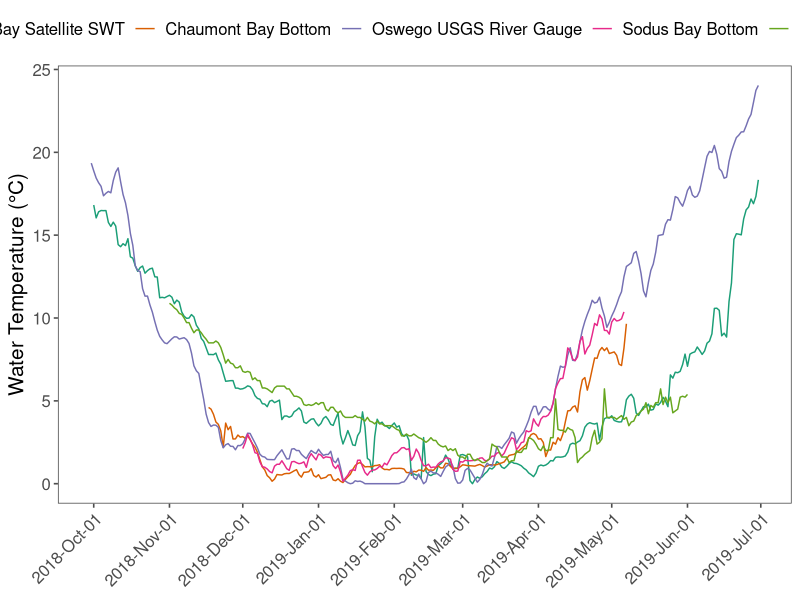

Reproduce this figure in R. (Note: this script raises an error after producing the figure.)
#### CLEAR THE ENVIRONMENT FIRST ---------------------------------------------

rm(list = ls(all.names = TRUE))


#### LOAD PACKAGES -----------------------------------------------------------

library(dplyr)
library(readxl)
library(ggplot2)
library(ggthemes)


temp.sat1 <- read_excel("raw-data/lake-ontario/lake-ontario-temp-chaumont-bay-swt.xlsx", sheet = "2018") %>% 
  mutate(temp.c = ifelse(temp.c < 0, 0.1, temp.c)) %>% 
  select(date, temp.c, year) %>% 
  mutate(source = "Chaumont Bay Satellite SWT")
temp.sat2 <- read_excel("raw-data/lake-ontario/lake-ontario-temp-chaumont-bay-swt.xlsx", sheet = "2019") %>% 
  mutate(temp.c = ifelse(temp.c < 0, 0.1, temp.c)) %>% 
  select(date, temp.c, year) %>% 
  mutate(source = "Chaumont Bay Satellite SWT")
temp.sat3 <- read_excel("raw-data/lake-ontario/lake-ontario-temp-chaumont-bay-swt.xlsx", sheet = "2020") %>% 
  mutate(temp.c = ifelse(temp.c < 0, 0.1, temp.c)) %>% 
  select(date, temp.c, year) %>% 
  mutate(source = "Chaumont Bay Satellite SWT")
temp.sat <- bind_rows(temp.sat1, temp.sat2, temp.sat3)

temp.roch1 <- read_excel("raw-data/lake-ontario/lake-ontario-temp-rochester.xlsx", sheet = "2018") %>% 
  mutate(temp.c = ifelse(temp.c < 0, 0.1, temp.c)) %>% 
  mutate(source = "Rochester Water Intake")
temp.roch2 <- read_excel("raw-data/lake-ontario/lake-ontario-temp-rochester.xlsx", sheet = "2019") %>% 
  mutate(temp.c = ifelse(temp.c < 0, 0.1, temp.c)) %>% 
  mutate(source = "Rochester Water Intake")
temp.roch3 <- read_excel("raw-data/lake-ontario/lake-ontario-temp-rochester.xlsx", sheet = "2020") %>% 
  mutate(temp.c = ifelse(temp.c < 0, 0.1, temp.c)) %>% 
  mutate(source = "Rochester Water Intake")
temp.roch <- bind_rows(temp.roch1, temp.roch2, temp.roch3)

temp.oswego1 <- read_excel("raw-data/lake-ontario/lake-ontario-temp-oswego-river.xlsx", sheet = "2018") %>% 
  mutate(source = "Oswego USGS River Gauge")
temp.oswego2 <- read_excel("raw-data/lake-ontario/lake-ontario-temp-oswego-river.xlsx", sheet = "2019") %>% 
  mutate(source = "Oswego USGS River Gauge")
temp.oswego3 <- read_excel("raw-data/lake-ontario/lake-ontario-temp-oswego-river.xlsx", sheet = "2020") %>% 
  mutate(source = "Oswego USGS River Gauge")
temp.oswego <- bind_rows(temp.oswego1, temp.oswego2, temp.oswego3)

temp.chau <- read_excel("data/lake-ontario/lake-ontario-temp-embayments-bottom.xlsx", sheet = "chaumont-bay") %>% 
  group_by(date, year) %>% 
  summarize(temp.c = mean(temp.c)) %>% 
  mutate(source = "Chaumont Bay Bottom")
temp.sodus <- read_excel("data/lake-ontario/lake-ontario-temp-embayments-bottom.xlsx", sheet = "sodus-bay") %>% 
  group_by(date, year) %>% 
  summarize(temp.c = mean(temp.c)) %>% 
  mutate(source = "Sodus Bay Bottom")


temp.bw <- read_excel("raw-data/lake-ontario/LakeOntario_Chaumont_WaterTemp_BW.xlsx", sheet = "Sheet1") %>% 
  select(date = OP_DATE, temp.c.surface = SURFACE_TEMP_degC, temp.c.bottom = NEAR_BOTTOM_TEMP_degC, year) %>% 
  group_by(date, year) %>% 
  summarize(temp.c.surface = mean(temp.c.surface, na.rm = TRUE),
            temp.c.bottom = mean(temp.c.bottom, na.rm = TRUE))



temp.all <- bind_rows(temp.sat, temp.chau, temp.sodus, temp.roch, temp.oswego) %>% 
  mutate(source = factor(source, ordered = TRUE, levels = c("Chaumont Bay Satellite SWT", "Chaumont Bay Bottom", "Oswego USGS River Gauge", "Sodus Bay Bottom", "Rochester Water Intake")))


ggplot(filter(temp.all, year == 2019), aes(x = date, y = temp.c)) + 
  geom_line(aes(color = source)) + 
  #geom_point(data = temp.bw, aes(y = temp.c.surface), shape = 4, size = 4, stroke = 1) +
  #geom_point(data = temp.bw, aes(y = temp.c.bottom), shape = 3, size = 4, stroke = 1) +
  labs(y = 'Water Temperature (°C)') + 
  #geom_hline(yintercept = 4) +
  scale_color_manual(values = c("#1b9e77", "#d95f02", "#7570b3", "#e7298a", "#66a61e")) +
  scale_x_datetime(date_breaks = "1 month", date_labels =  "%Y-%b-%d") + 
  theme_few() + 
  theme(axis.text.x = element_text(angle = 45, hjust = 1),
        axis.text = element_text(size = 12),
        axis.title.y = element_text(size = 15),
        axis.title.x = element_blank(),
        legend.title = element_blank(), 
        legend.position = "top",
        legend.text = element_text(size = 12)) #+
  #facet_wrap(~year, scales = "free_x")d

ggsave("figures/LO-WaterTemp.png", dpi = 300, width = 12, height = 6)
